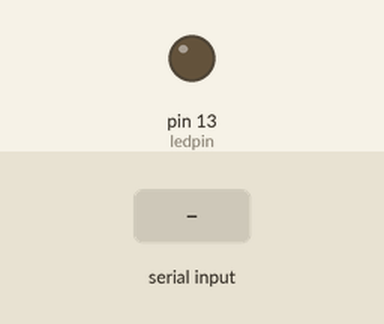
This sketch was run on a simulated Arduino Uno, built with avr-gcc and run on an emulated ATmega328P. Parts: output pins drawn as LEDs (lit = HIGH). The inputs (shaded band) are chosen by the test bench.

Above: at 1.2 s.
1.3 s: "1" received over the second serial link
At 2.5 s:
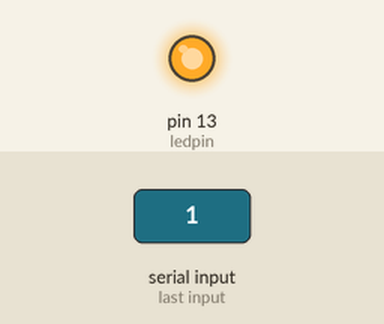
2.8 s: "0" received over the second serial link
At 3.2 s:
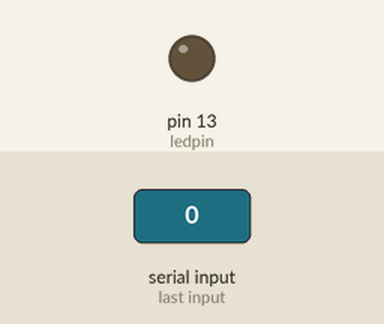
Timing chart, 0 to 5.8 s (numbered marks = the images above; inputs shaded):
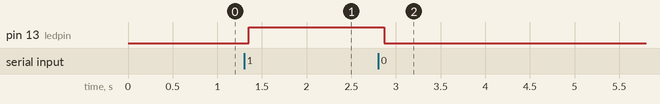

Measured:
- after the input at 1.3 s, pin 13 (ledpin): LOW → HIGH after 0.05 s
- after the input at 2.8 s, pin 13 (ledpin): HIGH → LOW after 0.07 s

The sketch:

Bluetooth_HC05.ino
```cpp
/*
 Base Code for HC05-Bluetooth Module
 Tested & Improvised - Harkrishan Singh (harkrishan@steamlabs.in)
*/

/*
This program below allow us to control LED connected to D13 To blink on/off,
by press # 1 from PC Keyboard the LED blink on,
and if we press 0 LED blink off !

The Circuit:
  * RXD to digital pin 11
  * TXD to digital pin 10
  * GND to GND
  * VCC to 5V

Pair HC-05 from PC or Android phone using code 1234
and use a serial communication over bluetooth to send 1 and/or 0
and see the LED switch ON/OFF

*/

#include <SoftwareSerial.h>// import the serial library

SoftwareSerial mySerial(10, 11); // RX, TX
int ledpin=13; // led on D13 will show blink on / off
int BluetoothData; // the data given from Computer

void setup() {
  // put your setup code here, to run once:
  mySerial.begin(9600);
  mySerial.println("Bluetooth On please press 1 or 0 blink LED ..");
  pinMode(ledpin,OUTPUT);
}

void loop() {
  // put your main code here, to run repeatedly:
   if (mySerial.available()){
BluetoothData=mySerial.read();
   if(BluetoothData=='1'){   // if number 1 pressed ....
   digitalWrite(ledpin,1);
   mySerial.println("LED  On D13 ON ! ");
   }
  if (BluetoothData=='0'){// if number 0 pressed ....
  digitalWrite(ledpin,0);
   mySerial.println("LED  On D13 Off ! ");
  }
}
delay(100);// prepare for next data ...
}
```
